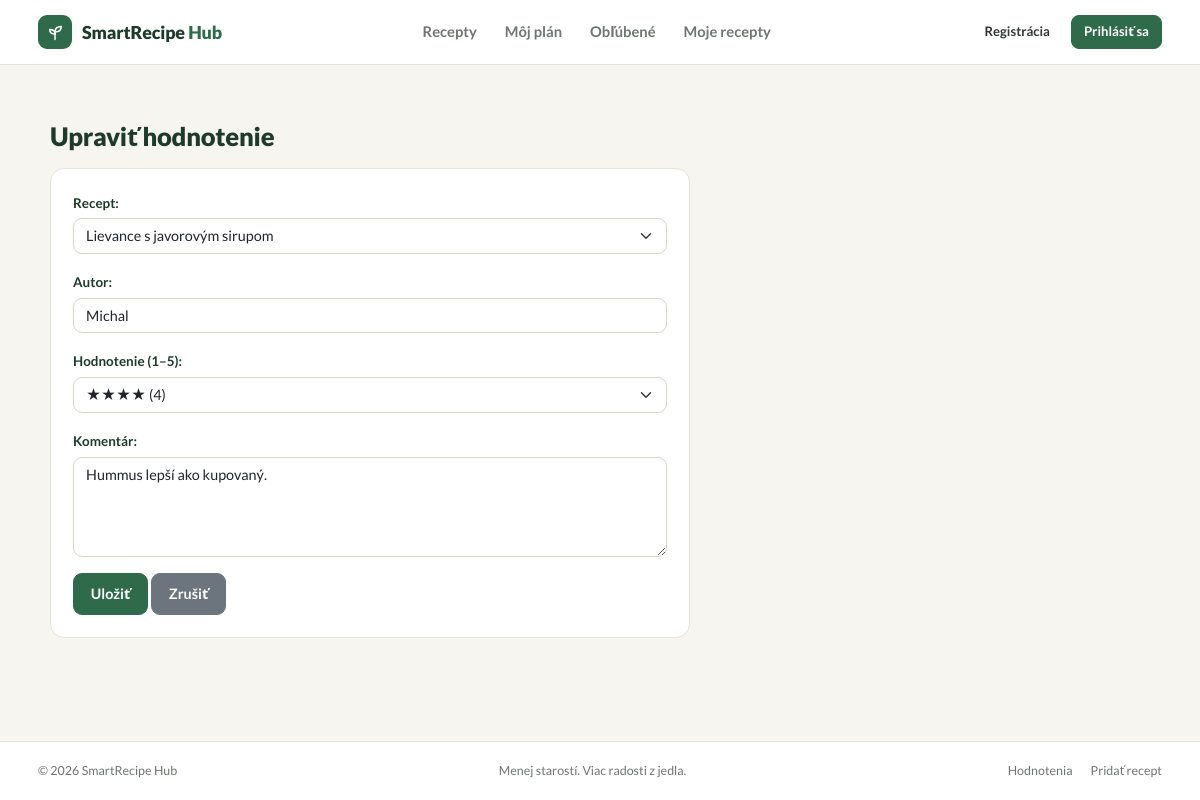
Page /?c=review&a=edit&id=18 on the earlier database version.
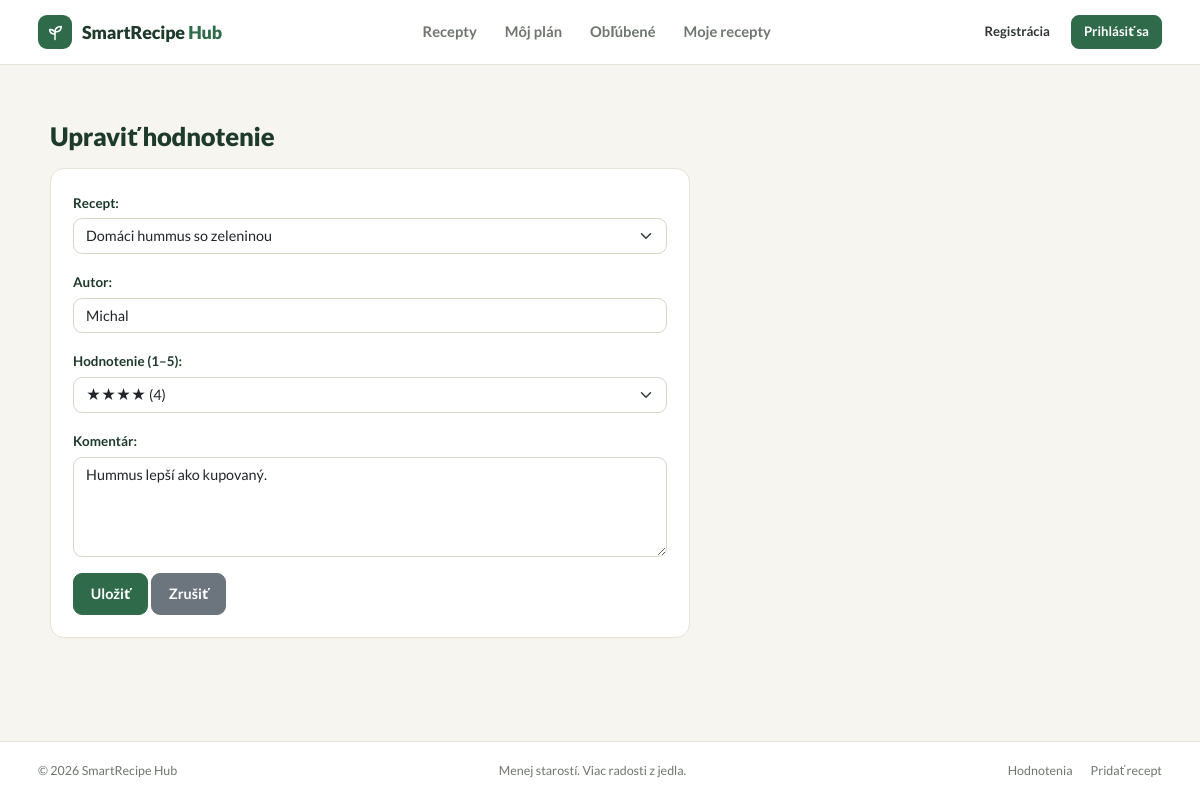
Same page on the later database version.
### tables this page shows
CREATE TABLE IF NOT EXISTS `reviews` (
                                         `id`         INT AUTO_INCREMENT PRIMARY KEY,
                                         `recipe_id`  INT          NOT NULL,
                                         `author`     VARCHAR(100) NOT NULL,
    `rating`     TINYINT      NOT NULL,
    `comment`    TEXT         NULL,
    `created_at` DATETIME DEFAULT CURRENT_TIMESTAMP,
    CONSTRAINT `fk_reviews_recipe`
    FOREIGN KEY (`recipe_id`) REFERENCES `recipes` (`id`)
    ON DELETE CASCADE
    ON UPDATE CASCADE,
    CONSTRAINT `chk_reviews_rating` CHECK (`rating` BETWEEN 1 AND 5)
    );

CREATE TABLE IF NOT EXISTS `recipes` (
                                         `id`              INT AUTO_INCREMENT PRIMARY KEY,
                                         `user_id`         INT          NOT NULL,
                                         `title`           VARCHAR(255) NOT NULL,
                                         `summary`         VARCHAR(160) NOT NULL,
                                         `description`     TEXT         NULL,
                                         `category`        VARCHAR(50)  NOT NULL,
                                         `image`           VARCHAR(255) NULL,
                                         `prep_time`       INT          NOT NULL DEFAULT 0,
                                         `cook_time`       INT          NOT NULL DEFAULT 0,
                                         `difficulty`      VARCHAR(20)  NOT NULL DEFAULT 'Jednoduché',
                                         `servings`        TINYINT      NOT NULL DEFAULT 2,
                                         `calories`        INT          NOT NULL,
                                         `protein`         INT          NOT NULL DEFAULT 0,
                                         `carbs`           INT          NOT NULL DEFAULT 0,
                                         `fat`             INT          NOT NULL DEFAULT 0,
                                         `is_vegetarian`   TINYINT(1)   NOT NULL DEFAULT 0,
                                         `is_vegan`        TINYINT(1)   NOT NULL DEFAULT 0,
                                         `is_gluten_free`  TINYINT(1)   NOT NULL DEFAULT 0,
                                         `is_lactose_free` TINYINT(1)   NOT NULL DEFAULT 0,
                                         `tip`             TEXT         NULL,
                                         `created_at`      DATETIME DEFAULT CURRENT_TIMESTAMP,
                                         CONSTRAINT `fk_recipes_user` FOREIGN KEY (`user_id`) REFERENCES `users` (`id`)
                                             ON DELETE CASCADE ON UPDATE CASCADE
);

### App/Views/Review/form.view.php (the view, shortened to what the changed rows need)
<main class="main-container">
    <div class="container mt-4">
        <h2><?= $review->getId() ? 'Upraviť hodnotenie' : 'Pridať nové hodnotenie' ?></h2>
        <?php if (empty($recipes)): ?>
            <p>Najprv je potrebné <a href="<?= $link->url('recipe.create') ?>">pridať recept</a>.</p>
        <?php else: ?>
        <form action="<?= $link->url('review.save') ?>" method="post" class="mt-3">
            <div class="mb-3">
                <label for="recipe_id" class="form-label">Recept:</label>
                <select id="recipe_id" name="recipe_id" class="form-select" required>
                    <?php foreach ($recipes as $recipe): ?>
                        <option value="<?= $recipe->getId() ?>" <?= $review->getRecipeId() === $recipe->getId() ? 'selected' : '' ?>>
                            <?= e($recipe->getTitle()) ?>
                        </option>
                    <?php endforeach; ?>
                </select>
            </div>
            <div class="mb-3">
                <label for="author" class="form-label">Autor:</label>
                <input type="text" id="author" name="author" class="form-control" maxlength="100"
                       value="<?= e($review->getAuthor()) ?>" required>
            </div>
            <div class="mb-3">
                <label for="rating" class="form-label">Hodnotenie (1–5):</label>
                <select id="rating" name="rating" class="form-select" required>
                    <?php for ($i = 5; $i >= 1; $i--): ?>
                        <option value="<?= $i ?>" <?= ($review->getRating() ?? 5) === $i ? 'selected' : '' ?>>
                            <?= str_repeat('★', $i) ?> (<?= $i ?>)
                        </option>
                    <?php endfor; ?>
                </select>
            </div>
            <div class="mb-3">
                <label for="comment" class="form-label">Komentár:</label>
                <textarea id="comment" name="comment" class="form-control" rows="4"><?= e($review->getComment() ?? '') ?></textarea>
            </div>
            <button type="submit" class="btn btn-success">Uložiť</button>
            <a href="<?= $link->url('review.index', $review->getRecipeId() ? ['recipe_id' => $review->getRecipeId()] : []) ?>"
               class="btn btn-secondary">Zrušiť</a>
        </form>
        <?php endif; ?>
    </div>
</main>

Differences in the rows shown:
changed through a linked row, reviews "Michal": recipe_id "Lievance s javorovým sirupom" → "Domáci hummus so zeleninou"
